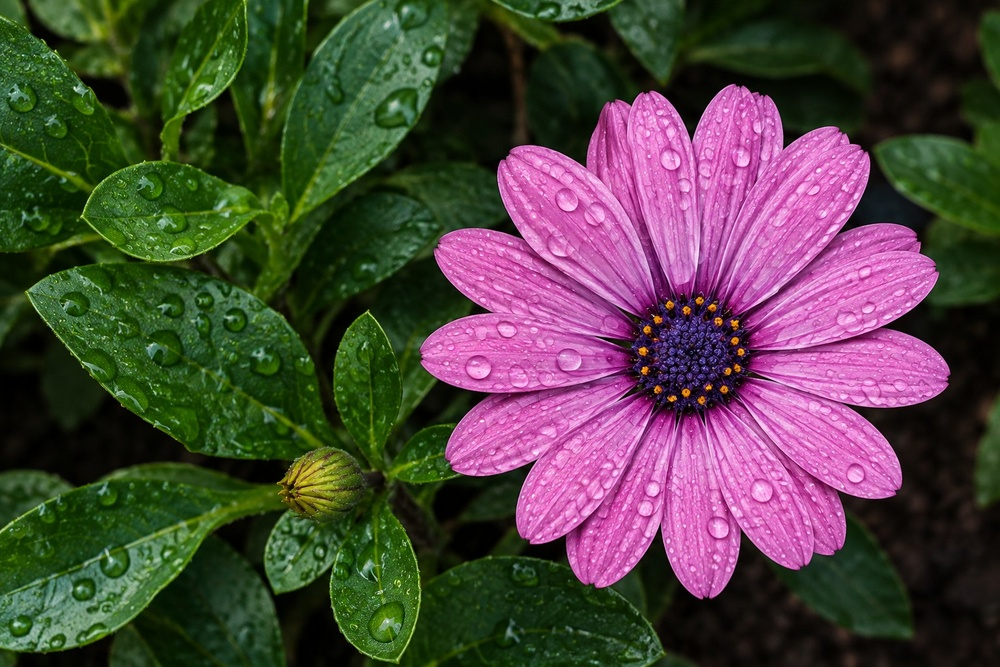
#> input picture Dataset/Lab1/flower (1).jpg, 1000 x 667 px, shrunk from 1536 x 1024 before the run
$ python -i divp.py   (imports and definitions only)   (older library calls are emulated)
#> lines starting #> are read from the running program, lines starting #| are printed output that depends on the picture
import cv2
import numpy as np
import matplotlib.pyplot as plt

# ============================================================
# 1. DEFINE THE KERNELS
# ============================================================

# (a) 2nd derivative / Laplacian
K1 = np.array([
    [1,  1,  1],
    [1, -8,  1],
    [1,  1,  1]
], dtype=np.float32)

# (b) 1st derivative
K2 = np.array([
    [-1, -1, -1],
    [ 2,  2,  2],
    [-1, -1, -1]
], dtype=np.float32)

# (c) 2nd derivative
K3 = np.array([
    [-1,  2, -1],
    [-1,  2, -1],
    [-1,  2, -1]
], dtype=np.float32)

# (d) 2nd derivative / diagonal
K4 = np.array([
    [ 2, -1, -1],
    [-1,  2, -1],
    [-1, -1,  2]
], dtype=np.float32)


# ============================================================
# 2. CREATE TEST IMAGES
# ============================================================

# V1: 1-pixel-wide diagonal line
V1 = np.zeros((100, 100), dtype=np.uint8)
# [1 line not run here, left out]

# V2: 3-pixel-wide vertical line
V2 = np.zeros((100, 100), dtype=np.uint8)
# [1 line not run here, left out]


# ============================================================
# 3. APPLY KERNELS
# ============================================================

def apply_kernels(image):

    # Use CV_32F so negative derivative values are preserved
    image_float = image.astype(np.float32)

    R1 = cv2.filter2D(image_float, cv2.CV_32F, K1)
    R2 = cv2.filter2D(image_float, cv2.CV_32F, K2)
    R3 = cv2.filter2D(image_float, cv2.CV_32F, K3)
    R4 = cv2.filter2D(image_float, cv2.CV_32F, K4)

    return R1, R2, R3, R4


R1_V1, R2_V1, R3_V1, R4_V1 = apply_kernels(V1)
R1_V2, R2_V2, R3_V2, R4_V2 = apply_kernels(V2)


# ============================================================
# 4. DISPLAY RESULTS
# ============================================================

fig, ax = plt.subplots(2, 5, figsize=(15, 6))

# ---------------- V1 ----------------

# [39 lines not run here, left out]


# ============================================================
# 5. GIVEN PIXEL ARRAY
# ============================================================

# IMPORTANT:
# Your original array has:
# Row 1 -> 8 values
# Row 2 -> 9 values
# Row 3 -> 7 values
#
# Therefore it is NOT a valid rectangular NumPy array.
#
# Correct the following array according to your assignment.

Ip = np.array([
    [5, 5, 4, 3, 2, 1, 0, 0],
    [0, 6, 0, 0, 0, -1, 3, 1],
    [0, 0, 0, 0, 7, 7, 5, 0]   # <-- CHECK THIS LAST VALUE
], dtype=np.float32)


# [2 lines not run here, left out]


# ============================================================
# 6. FIRST DERIVATIVE
# ============================================================

# Derivative in X direction
Dx = np.diff(Ip, axis=1)

# Derivative in Y direction
Dy = np.diff(Ip, axis=0)

# [5 lines not run here, left out]


# ============================================================
# 7. SECOND DERIVATIVE
# ============================================================

# Second derivative in X direction
Dxx = np.diff(Ip, n=2, axis=1)

# Second derivative in Y direction
Dyy = np.diff(Ip, n=2, axis=0)

# [5 lines not run here, left out]

>>> import cv2
>>> picture = cv2.imread('../../Dataset/Lab1/flower (1).jpg')
#> picture is the input picture: shape (667, 1000, 3); mean B, G, R 63, 67.5, 78.6
>>> result = apply_kernels(picture)
#> in apply_kernels (call 3), `R1 = cv2.filter2D(image_float, cv2.CV_32F, K1)`:
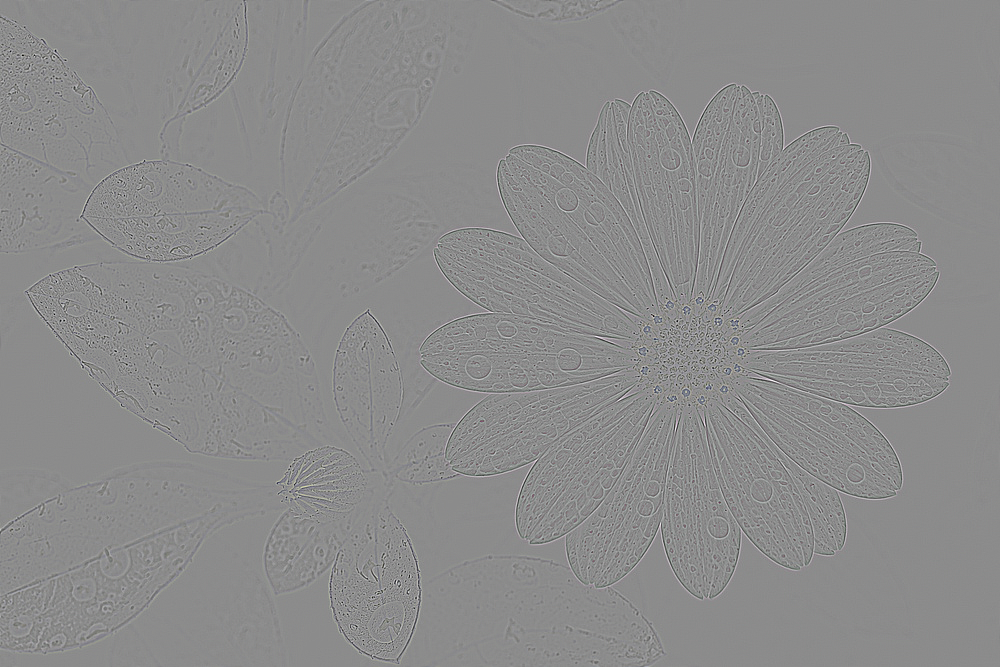
#> R1: shape (667, 1000, 3) float32; mean B, G, R 0, 0, 0; drawn with min black and max white
#> in apply_kernels (call 3), `R4 = cv2.filter2D(image_float, cv2.CV_32F, K4)`:
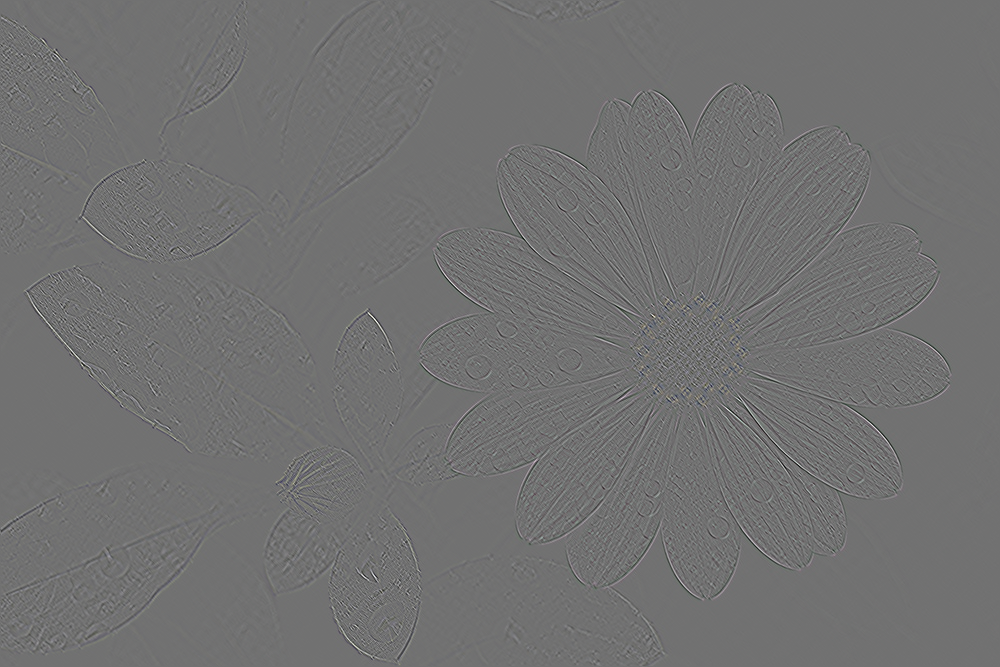
#> R4: shape (667, 1000, 3) float32; mean B, G, R 0, 0, 0; drawn with min black and max white
